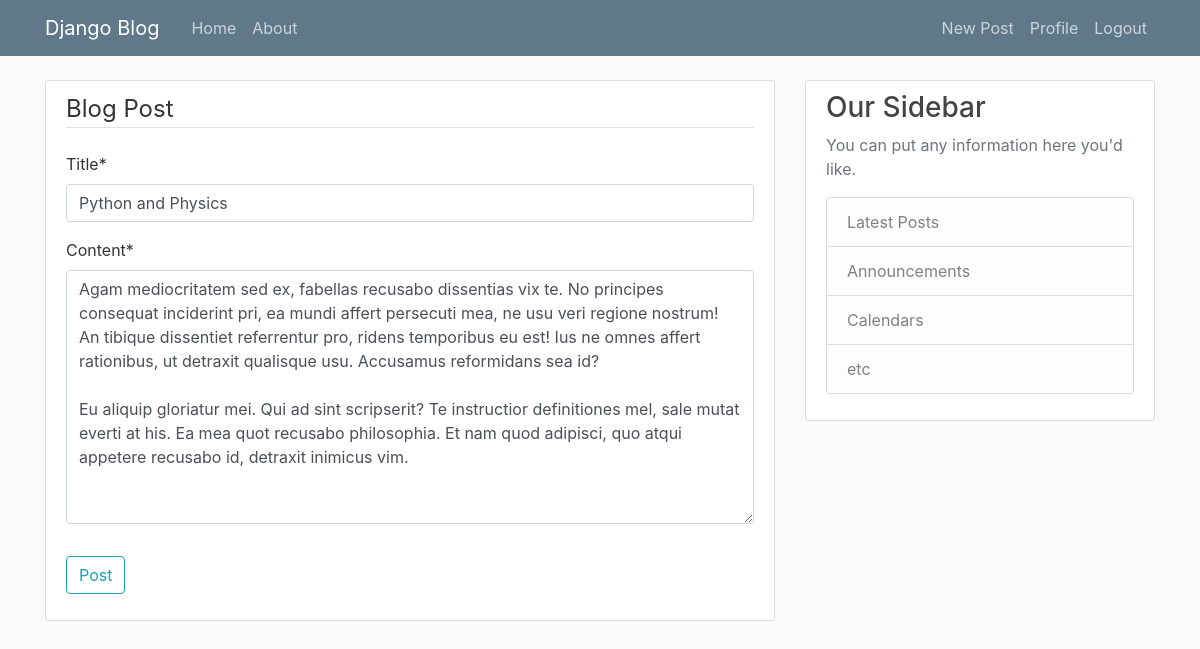
Screenshot of /post/22/update/ (signed in) with the database file from the repository.
### blog/models.py (models this page shows, shortened)
class Post(models.Model):
    title = models.CharField(max_length=100)
    content = models.TextField()
    date_posted = models.DateTimeField(default=timezone.now)
    author = models.ForeignKey(User, on_delete=models.CASCADE)

### blog/views.py (the view, shortened to what this page needs)
# urls.py: path('post/<int:pk>/update/', PostUpdateView.as_view(), name='post-update'),
class PostUpdateView(LoginRequiredMixin, UserPassesTestMixin, UpdateView):
    model = Post
    fields = ['title', 'content']
    def test_func(self):
        post = self.get_object()
        if self.request.user == post.author:
            return True
        return False

### blog/templates/blog/post_form.html (shortened to what this page needs)
{% extends "blog/base.html" %}
{% load crispy_forms_tags %}
{% block content %}
    <div class="content-section">
        <form method="POST">
            <fieldset class="form-group">
                <legend class="border-bottom mb-4">Blog Post</legend>
                {{ form|crispy }}
            </fieldset>
            <div class="form-group">
                <button class="btn btn-outline-info" type="submit">Post</button>
            </div>
        </form>
    </div>
{% endblock content %}

### blog/static/blog/main.css (style rules this page uses)
body { background: #fafafa; color: #333333; margin-top: 5rem; }
.content-section { background: #ffffff; padding: 10px 20px; border: 1px solid #dddddd; border-radius: 3px; margin-bottom: 20px; }

### rows the page displays
Post: title "Python and Physics", content "Agam mediocritatem sed ex, fabellas recusabo dissentias vix te. No principes consequat inciderint pri, ea mundi affert persecuti mea, ne usu veri regione nostrum! An tibique dissentiet referrentur pro, ridens temporibus eu est! Ius ne omnes affert rationibus, ut detraxit qualisque usu. Accusamus reformidans sea id? Eu aliquip gloriatur mei. Qui ad sint scripserit? Te instructior definitiones mel, sale mutat everti at his. Ea mea quot recusabo philosophia. Et nam quod adipisci, quo atqui appetere recusabo id, detraxit inimicus vim."
